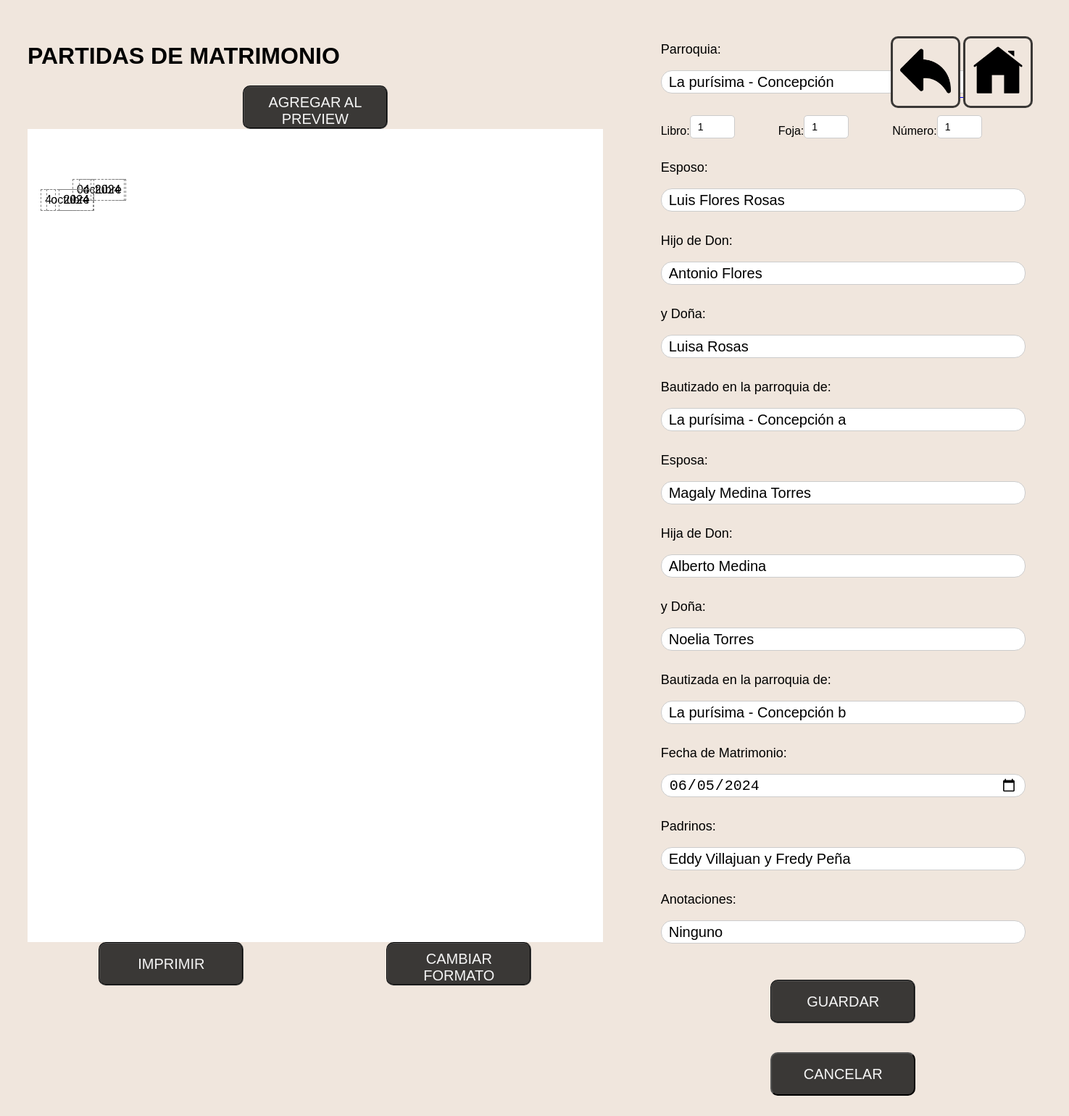
The app's page /printMatrimonio/1 (signed in) with its own data.
### webapp/models.py (models this page shows)
class Matrimonio(models.Model):
    parroquia = models.CharField(max_length=255, default="'La Purisima' - Concepción")
    libro = models.PositiveIntegerField()
    fojas = models.PositiveIntegerField()
    numero = models.PositiveIntegerField()
    esposo = models.CharField(max_length=80)
    lugar_bautizo_esposo = models.CharField(max_length=80)
    esposa = models.CharField(max_length=80)
    lugar_bautizo_esposa = models.CharField(max_length=80)
    padre_esposo = models.CharField(max_length=80)
    madre_esposo = models.CharField(max_length=80)
    padre_esposa = models.CharField(max_length=80)
    madre_esposa = models.CharField(max_length=80)
    padrinos = models.CharField(max_length=150, null=True, blank=True)
    fecha_matrimonio = models.DateField()
    anotaciones = models.CharField(max_length=255, default="Ninguno")

### webapp/views.py (the view)
# urls.py: path('printMatrimonio/<int:id>', views.printMatrimonio, name="printMatrimonio"),
@login_required
def printMatrimonio(request, id):
    matrim = get_object_or_404(Matrimonio, pk=id)
    if request.method == 'POST':
        form = MatrimonioForm(request.POST, instance=matrim)
        if form.is_valid():
            form.save()
            return render(request, 'pages/matrimonio/printMatrimonio.html', {'form': form})
    else:
        form = MatrimonioForm(instance=matrim)
    return render(request, 'pages/matrimonio/printMatrimonio.html', {'form': form})

### webapp/forms.py
class MatrimonioForm(forms.ModelForm):
    class Meta:
        model = Matrimonio
        fields = '__all__'
        widgets = {
            'libro': forms.NumberInput(attrs={'class': 'form-control', 'style': 'width: 40px;'}),
            'fojas': forms.NumberInput(attrs={'class': 'form-control', 'style': 'width: 40px;'}),
            'numero': forms.NumberInput(attrs={'class': 'form-control', 'style': 'width: 40px;'}),
        }
    def __init__(self, *args, **kwargs):
        super().__init__(*args, **kwargs)
        self.fields['fecha_matrimonio'].widget = forms.DateInput(format='%Y-%m-%d', attrs={
            'type': 'date',
            'class': 'form-control'
        })

### templates/pages/matrimonio/printMatrimonio.html (shortened to what this page needs)
{% load static %}
<!DOCTYPE html>
<html>
  <head>
    <link rel="stylesheet" type="text/css" href="{% static 'styles/styles.css' %}">
    <link rel="stylesheet" type="text/css" href="{% static 'styles/addDoc.css' %}">
    <link rel="stylesheet" type="text/css" href="{% static 'styles/formstyle.css' %}">
  </head>
  <body data-section="matrimonio">
    <div class="container_preview">
      <h1><strong>PARTIDAS DE MATRIMONIO</strong></h1>
      <button id="previewButton" type="button" class="normal_button">Agregar al Preview</button>
      <div class="preview" id="preview"></div>
      <div style="display: flex; justify-content: center;">
        <button id="imp" class="normal_button">IMPRIMIR</button>
        <button id="fondo" class="normal_button">CAMBIAR FORMATO</button>
      </div>
    </div>
    <div class="container_right">
      <section class="container_input">
        <form method="post">
          <label style="heigh:5px" for="{{ form.parroquia.id_for_label }}">Parroquia:</label>
          {{ form.parroquia }}
          <div class="form-container">
            <label for="{{ form.libro.id_for_label }}">Libro:</label>
            {{ form.libro }}
            <label for="{{ form.fojas.id_for_label }}">Foja:</label>
            {{ form.fojas }}
            <label for="{{ form.numero.id_for_label }}">Número:</label>
            {{ form.numero }}
          </div>
          <label for="{{ form.esposo.id_for_label }}">Esposo:</label>
          {{ form.esposo }}
          <label for="{{ form.padre_esposo.id_for_label }}">Hijo de Don:</label>
          {{ form.padre_esposo }}
          <label for="{{ form.madre_esposo.id_for_label }}">y Doña:</label>
          {{ form.madre_esposo }}
          <label for="{{ form.lugar_bautizo_esposo.id_for_label }}">Bautizado en la parroquia de:</label>
          {{ form.lugar_bautizo_esposo }}
          <label for="{{ form.esposa.id_for_label }}">Esposa:</label>
          {{ form.esposa }}
          <label for="{{ form.padre_esposo.id_for_label }}">Hija de Don:</label>
          {{ form.padre_esposa }}
          <label for="{{ form.madre_esposa.id_for_label }}">y Doña:</label>
          {{ form.madre_esposa }}
          <label for="{{ form.lugar_bautizo_esposa.id_for_label }}">Bautizada en la parroquia de:</label>
          {{ form.lugar_bautizo_esposa }}
          <label for="{{ form.fecha_matrimonio.id_for_label }}">Fecha de Matrimonio:</label>
          {{ form.fecha_matrimonio }}
          <label for="{{ form.padrinos.id_for_label }}">Padrinos:</label>
          {{ form.padrinos }}
          <label for="{{ form.anotaciones.id_for_label }}">Anotaciones:</label>
          {{ form.anotaciones }}
          <div class="container_save">
            <button type="submit" class="normal_button">GUARDAR</button>
          </div>
        </form>
        <div class="container_save" style="justify-content: center">
          <a href="{% url 'matrimonio' %}">
            <button class="red_button">CANCELAR</button>
          </a>
        </div>
      </section>
    </div>
    <div class="container_home">
      <a href="/matrimonio">
        <button class="home_button">
          <img class="home_icon" src="{% static 'src/back_icon.png' %}" alt="icono de atras" />
        </button>
      </a>
      <a href="/">
        <button class="home_button">
          <img class="back_icon" src="{% static 'src/home_icon.png' %}" alt="icono de home" />
        </button>
      </a>
    </div>
  </body>
</html>

### static/styles/styles.css (style rules this page uses)
body { font-family: Arial, serif; font-weight: 400; font-style: normal; background-color: #f0e6dd; display: flex; height: 100%; }
form label { display: block; margin-bottom: 8px; color: black; }
form input { padding: 10px; margin-bottom: 20px; border: 1px solid #ccc; border-radius: 15px; }
.normal_button { background-color: #3a3836; color: #f5f5f5; border-radius: 10px; text-align: center; text-transform: uppercase; cursor: pointer; border-style: groove; border-color: black; }
.red_button { background-color: #3a3836; color: #f5f5f5; border-color: black; border-radius: 10px; padding: 10px 20px; font-size: 16px; text-align: center; text-transform: uppercase; cursor: pointer; display: inline-block; }
.home_button { background-color: #f0e6dd; border: #3a3836, solid; border-radius: 10px; padding: 10px; cursor: pointer; }
.home_icon { width: 70px; height: 70px; }
.back_icon { width: 70px; height: 70px; }

### static/styles/addDoc.css (style rules this page uses)
.container_preview { display: flex; flex-direction: column; padding: 30px; }
.normal_button { font-size: 18px; padding: 10px 20px; margin-left: 10px; }
.preview { margin: 0 auto; width: 210mm; height: 297mm; background-size: cover; background-color: white; position: relative; background-position: center; background-repeat: no-repeat; box-sizing: border-box; }
.container_right { padding: 30px; width: 40%; display: flex; flex-direction: column; }
.container_input { margin: 20px; }
.container_input form { display: flex; flex-direction: column; gap: 10px; }
label { font-size: 18px; color: #333; }
input { height: 10px; padding: 5px; font-size: 20px; }
.container_save { margin: 20px; display: flex; flex-direction: row; }
.container_home { position: fixed; top: 50px; right: 50px; }
.normal_button { font-size: 20px; width: 200px; height: 60px; margin: 0 auto; }
.red_button { font-size: 20px; width: 200px; height: 60px; margin: 0 auto; }
@media (max-width: 1700px) { .container_right { width: 700px; } }
@media (max-width: 1500px) { .container_right { width: auto; } }

### static/styles/formstyle.css (style rules this page uses)
.form-container { display: flex; flex-direction: inline; justify-content: center; align-items: center; height: auto; }
.form-container label { font-size: 16px; width: auto; }
.form-container input { padding: 10px; margin-right: 60px; font-size: 14px; border: 1px solid #ccc; border-radius: 5px; width: auto; }

### records on screen
Matrimonio: parroquia "La purísima - Concepción", libro "1", fojas "1", numero "1", esposo "Luis Flores Rosas", padre_esposo "Antonio Flores", madre_esposo "Luisa Rosas", lugar_bautizo_esposo "La purísima - Concepción a", esposa "Magaly Medina Torres", padre_esposa "Alberto Medina", madre_esposa "Noelia Torres", lugar_bautizo_esposa "La purísima - Concepción b", fecha_matrimonio "06/05/2024", padrinos "Eddy Villajuan y Fredy Peña", anotaciones "Ninguno"
